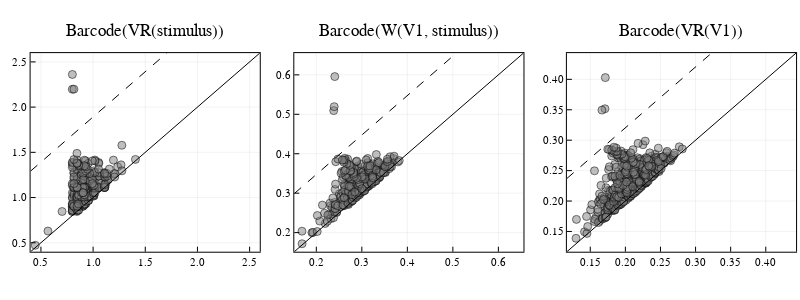

Write notebook code for a chart like this one.
### Code cell
# get all barcodes
barcode_VR_stimulus = barcode(VR_stimulus, dim = 1)
barcode_VR_V1 = barcode(VR_V1, dim = 1)
barcode_W_V1_stimulus = barcode(W_V1_stimulus["eirene_output"], dim = dim)

# plot all persistence diagrams & significance feature cutoff
selected_stimulus, cutoff_stimulus = select_persistent_intervals_IQR(barcode_VR_stimulus)
p1 = plot_PD(barcode_VR_stimulus; 
            cutoff = cutoff_stimulus,  
            title = "Barcode(VR(stimulus))", 
            titlefontsize = 12)

selected_W_V1_stimulus, cutoff_W_V1_stimulus = select_persistent_intervals_IQR(barcode_W_V1_stimulus)
p2 = plot_PD(barcode_W_V1_stimulus; 
            cutoff = cutoff_W_V1_stimulus, 
            title = "Barcode(W(V1, stimulus))", 
            titlefontsize = 12)

selected_V1, cutoff_V1 = select_persistent_intervals_IQR(barcode_VR_V1)
p3 = plot_PD(barcode_VR_V1; 
            cutoff = cutoff_V1, 
            title = "Barcode(VR(V1))", 
            titlefontsize = 12)


plot(p1, p2, p3, layout = grid(1,3), size = (800, 300))

### Figure 1 — Plotly figure (JSON) as saved in the notebook; plotly's stock layout.template omitted (floating-point values rounded to 4 significant figures; data arrays with more than 128 entries replaced by an {"elided": "..."} marker saying what was removed)
{"data": [{"colorbar": {"title": ""}, "hoverinfo": "text", "legendgroup": "", "marker": {"color": "rgba(128, 128, 128, 0.500)", "line": {"color": "rgba(0, 0, 0, 0.500)", "width": 1}, "size": 8, "symbol": "circle"}, "mode": "markers", "name": "", "showlegend": false, "text": {"elided": "277 int values"}, "type": "scatter", "x": {"elided": "277 float values"}, "xaxis": "x1", "y": {"elided": "277 float values"}, "yaxis": "y1", "zmax": null, "zmin": null}, {"colorbar": {"title": ""}, "hoverinfo": "none", "legendgroup": "", "line": {"color": "rgba(0, 0, 0, 1.000)", "dash": "solid", "shape": "linear", "width": 1}, "mode": "lines", "name": "", "showlegend": false, "type": "scatter", "x": [0.4009, 0.4224, 0.6207, 0.7399, 0.8407, 0.9501, 1.051, 1.159, 1.285, 1.396, 1.494, 1.6, 1.707, 1.826, 1.939, 2.056, 2.154, 2.275, 2.388, 2.569, 2.597], "xaxis": "x1", "y": [0.4009, 0.4224, 0.6207, 0.7399, 0.8407, 0.9501, 1.051, 1.159, 1.285, 1.396, 1.494, 1.6, 1.707, 1.826, 1.939, 2.056, 2.154, 2.275, 2.388, 2.569, 2.597], "yaxis": "y1", "zmax": null, "zmin": null}, {"colorbar": {"title": ""}, "hoverinfo": "none", "legendgroup": "", "line": {"color": "rgba(0, 0, 0, 1.000)", "dash": "dash", "shape": "linear", "width": 1}, "mode": "lines", "name": "", "showlegend": false, "type": "scatter", "x": [0.4009, 0.4224, 0.6207, 0.7399, 0.8407, 0.9501, 1.051, 1.159, 1.285, 1.396, 1.494, 1.6, 1.707, 1.826, 1.939, 2.056, 2.154, 2.275, 2.388, 2.569, 2.597], "xaxis": "x1", "y": [1.293, 1.314, 1.512, 1.632, 1.732, 1.842, 1.943, 2.051, 2.176, 2.288, 2.385, 2.492, 2.599, 2.718, 2.83, 2.948, 3.046, 3.167, 3.28, 3.461, 3.489], "yaxis": "y1", "zmax": null, "zmin": null}, {"colorbar": {"title": ""}, "hoverinfo": "text", "legendgroup": "", "marker": {"color": "rgba(128, 128, 128, 0.500)", "line": {"color": "rgba(0, 0, 0, 0.500)", "width": 1}, "size": 8, "symbol": "circle"}, "mode": "markers", "name": "", "showlegend": false, "text": {"elided": "365 int values"}, "type": "scatter", "x": {"elided": "365 float values"}, "xaxis": "x2", "y": {"elided": "365 float values"}, "yaxis": "y2", "zmax": null, "zmin": null}, {"colorbar": {"title": ""}, "hoverinfo": "none", "legendgroup": "", "line": {"color": "rgba(0, 0, 0, 1.000)", "dash": "solid", "shape": "linear", "width": 1}, "mode": "lines", "name": "", "showlegend": false, "type": "scatter", "x": [0.1516, 0.1565, 0.202, 0.2293, 0.2524, 0.2775, 0.3007, 0.3255, 0.3542, 0.3797, 0.4021, 0.4266, 0.4511, 0.4783, 0.5041, 0.531, 0.5536, 0.5812, 0.6072, 0.6487, 0.6551], "xaxis": "x2", "y": [0.1516, 0.1565, 0.202, 0.2293, 0.2524, 0.2775, 0.3007, 0.3255, 0.3542, 0.3797, 0.4021, 0.4266, 0.4511, 0.4783, 0.5041, 0.531, 0.5536, 0.5812, 0.6072, 0.6487, 0.6551], "yaxis": "y2", "zmax": null, "zmin": null}, {"colorbar": {"title": ""}, "hoverinfo": "none", "legendgroup": "", "line": {"color": "rgba(0, 0, 0, 1.000)", "dash": "dash", "shape": "linear", "width": 1}, "mode": "lines", "name": "", "showlegend": false, "type": "scatter", "x": [0.1516, 0.1565, 0.202, 0.2293, 0.2524, 0.2775, 0.3007, 0.3255, 0.3542, 0.3797, 0.4021, 0.4266, 0.4511, 0.4783, 0.5041, 0.531, 0.5536, 0.5812, 0.6072, 0.6487, 0.6551], "xaxis": "x2", "y": [0.299, 0.304, 0.3494, 0.3767, 0.3999, 0.4249, 0.4481, 0.4729, 0.5016, 0.5272, 0.5496, 0.574, 0.5985, 0.6257, 0.6515, 0.6784, 0.701, 0.7286, 0.7546, 0.7962, 0.8026], "yaxis": "y2", "zmax": null, "zmin": null}, {"colorbar": {"title": ""}, "hoverinfo": "text", "legendgroup": "", "marker": {"color": "rgba(128, 128, 128, 0.500)", "line": {"color": "rgba(0, 0, 0, 0.500)", "width": 1}, "size": 8, "symbol": "circle"}, "mode": "markers", "name": "", "showlegend": false, "text": {"elided": "596 int values"}, "type": "scatter", "x": {"elided": "596 float values"}, "xaxis": "x3", "y": {"elided": "596 float values"}, "yaxis": "y3", "zmax": null, "zmin": null}, {"colorbar": {"title": ""}, "hoverinfo": "none", "legendgroup": "", "line": {"color": "rgba(0, 0, 0, 1.000)", "dash": "solid", "shape": "linear", "width": 1}, "mode": "lines", "name": "", "showlegend": false, "type": "scatter", "x": [0.1167, 0.1199, 0.1494, 0.1671, 0.1821, 0.1983, 0.2133, 0.2294, 0.248, 0.2646, 0.2791, 0.2949, 0.3109, 0.3285, 0.3452, 0.3627, 0.3773, 0.3952, 0.412, 0.439, 0.4432], "xaxis": "x3", "y": [0.1167, 0.1199, 0.1494, 0.1671, 0.1821, 0.1983, 0.2133, 0.2294, 0.248, 0.2646, 0.2791, 0.2949, 0.3109, 0.3285, 0.3452, 0.3627, 0.3773, 0.3952, 0.412, 0.439, 0.4432], "yaxis": "y3", "zmax": null, "zmin": null}, {"colorbar": {"title": ""}, "hoverinfo": "none", "legendgroup": "", "line": {"color": "rgba(0, 0, 0, 1.000)", "dash": "dash", "shape": "linear", "width": 1}, "mode": "lines", "name": "", "showlegend": false, "type": "scatter", "x": [0.1167, 0.1199, 0.1494, 0.1671, 0.1821, 0.1983, 0.2133, 0.2294, 0.248, 0.2646, 0.2791, 0.2949, 0.3109, 0.3285, 0.3452, 0.3627, 0.3773, 0.3952, 0.412, 0.439, 0.4432], "xaxis": "x3", "y": [0.2371, 0.2403, 0.2697, 0.2875, 0.3024, 0.3187, 0.3337, 0.3498, 0.3684, 0.385, 0.3995, 0.4153, 0.4313, 0.4489, 0.4656, 0.483, 0.4977, 0.5156, 0.5324, 0.5594, 0.5635], "yaxis": "y3", "zmax": null, "zmin": null}], "layout": {"annotations": [{"font": {"color": "rgba(0, 0, 0, 1.000)", "family": "sans-serif", "size": 17}, "rotation": 0, "showarrow": false, "text": "Barcode(VR(stimulus))", "x": 0.1815, "xanchor": "center", "xref": "paper", "y": 1, "yanchor": "top", "yref": "paper"}, {"font": {"color": "rgba(0, 0, 0, 1.000)", "family": "sans-serif", "size": 17}, "rotation": 0, "showarrow": false, "text": "Barcode(W(V1, stimulus))", "x": 0.5111, "xanchor": "center", "xref": "paper", "y": 1, "yanchor": "top", "yref": "paper"}, {"font": {"color": "rgba(0, 0, 0, 1.000)", "family": "sans-serif", "size": 17}, "rotation": 0, "showarrow": false, "text": "Barcode(VR(V1))", "x": 0.8519, "xanchor": "center", "xref": "paper", "y": 1, "yanchor": "top", "yref": "paper"}], "height": 300, "legend": {"bgcolor": "rgba(255, 255, 255, 1.000)", "bordercolor": "rgba(0, 0, 0, 1.000)", "font": {"color": "rgba(0, 0, 0, 1.000)", "family": "sans-serif", "size": 11}, "tracegroupgap": 0, "x": 1, "y": 0}, "margin": {"b": 20, "l": 0, "r": 0, "t": 20}, "paper_bgcolor": "rgba(255, 255, 255, 1.000)", "plot_bgcolor": "rgba(255, 255, 255, 1.000)", "showlegend": true, "width": 800, "xaxis1": {"anchor": "y1", "domain": [0.03825, 0.3247], "gridcolor": "rgba(0, 0, 0, 0.100)", "gridwidth": 0.5, "linecolor": "rgba(0, 0, 0, 1.000)", "mirror": true, "range": [0.4009, 2.597], "showgrid": true, "showline": true, "showticklabels": true, "tickangle": 0, "tickcolor": "rgb(0, 0, 0)", "tickfont": {"color": "rgba(0, 0, 0, 1.000)", "family": "sans-serif", "size": 11}, "tickmode": "array", "ticks": "inside", "ticktext": ["0.5", "1.0", "1.5", "2.0", "2.5"], "tickvals": [0.5, 1, 1.5, 2, 2.5], "title": "", "titlefont": {"color": "rgba(0, 0, 0, 1.000)", "family": "sans-serif", "size": 15}, "type": "-", "visible": true, "zeroline": false, "zerolinecolor": "rgba(0, 0, 0, 1.000)"}, "xaxis2": {"anchor": "y2", "domain": [0.3679, 0.6543], "gridcolor": "rgba(0, 0, 0, 0.100)", "gridwidth": 0.5, "linecolor": "rgba(0, 0, 0, 1.000)", "mirror": true, "range": [0.1516, 0.6551], "showgrid": true, "showline": true, "showticklabels": true, "tickangle": 0, "tickcolor": "rgb(0, 0, 0)", "tickfont": {"color": "rgba(0, 0, 0, 1.000)", "family": "sans-serif", "size": 11}, "tickmode": "array", "ticks": "inside", "ticktext": ["0.2", "0.3", "0.4", "0.5", "0.6"], "tickvals": [0.2, 0.3, 0.4, 0.5, 0.6], "title": "", "titlefont": {"color": "rgba(0, 0, 0, 1.000)", "family": "sans-serif", "size": 15}, "type": "-", "visible": true, "zeroline": false, "zerolinecolor": "rgba(0, 0, 0, 1.000)"}, "xaxis3": {"anchor": "y3", "domain": [0.7086, 0.9951], "gridcolor": "rgba(0, 0, 0, 0.100)", "gridwidth": 0.5, "linecolor": "rgba(0, 0, 0, 1.000)", "mirror": true, "range": [0.1167, 0.4432], "showgrid": true, "showline": true, "showticklabels": true, "tickangle": 0, "tickcolor": "rgb(0, 0, 0)", "tickfont": {"color": "rgba(0, 0, 0, 1.000)", "family": "sans-serif", "size": 11}, "tickmode": "array", "ticks": "inside", "ticktext": ["0.15", "0.20", "0.25", "0.30", "0.35", "0.40"], "tickvals": [0.15, 0.2, 0.25, 0.3, 0.35, 0.4], "title": "", "titlefont": {"color": "rgba(0, 0, 0, 1.000)", "family": "sans-serif", "size": 15}, "type": "-", "visible": true, "zeroline": false, "zerolinecolor": "rgba(0, 0, 0, 1.000)"}, "yaxis1": {"anchor": "x1", "domain": [0.1088, 0.8727], "gridcolor": "rgba(0, 0, 0, 0.100)", "gridwidth": 0.5, "linecolor": "rgba(0, 0, 0, 1.000)", "mirror": true, "range": [0.4009, 2.597], "showgrid": true, "showline": true, "showticklabels": true, "tickangle": 0, "tickcolor": "rgb(0, 0, 0)", "tickfont": {"color": "rgba(0, 0, 0, 1.000)", "family": "sans-serif", "size": 11}, "tickmode": "array", "ticks": "inside", "ticktext": ["0.5", "1.0", "1.5", "2.0", "2.5"], "tickvals": [0.5, 1, 1.5, 2, 2.5], "title": "", "titlefont": {"color": "rgba(0, 0, 0, 1.000)", "family": "sans-serif", "size": 15}, "type": "-", "visible": true, "zeroline": false, "zerolinecolor": "rgba(0, 0, 0, 1.000)"}, "yaxis2": {"anchor": "x2", "domain": [0.1088, 0.8727], "gridcolor": "rgba(0, 0, 0, 0.100)", "gridwidth": 0.5, "linecolor": "rgba(0, 0, 0, 1.000)", "mirror": true, "range": [0.1516, 0.6551], "showgrid": true, "showline": true, "showticklabels": true, "tickangle": 0, "tickcolor": "rgb(0, 0, 0)", "tickfont": {"color": "rgba(0, 0, 0, 1.000)", "family": "sans-serif", "size": 11}, "tickmode": "array", "ticks": "inside", "ticktext": ["0.2", "0.3", "0.4", "0.5", "0.6"], "tickvals": [0.2, 0.3, 0.4, 0.5, 0.6], "title": "", "titlefont": {"color": "rgba(0, 0, 0, 1.000)", "family": "sans-serif", "size": 15}, "type": "-", "visible": true, "zeroline": false, "zerolinecolor": "rgba(0, 0, 0, 1.000)"}, "yaxis3": {"anchor": "x3", "domain": [0.1088, 0.8727], "gridcolor": "rgba(0, 0, 0, 0.100)", "gridwidth": 0.5, "linecolor": "rgba(0, 0, 0, 1.000)", "mirror": true, "range": [0.1167, 0.4432], "showgrid": true, "showline": true, "showticklabels": true, "tickangle": 0, "tickcolor": "rgb(0, 0, 0)", "tickfont": {"color": "rgba(0, 0, 0, 1.000)", "family": "sans-serif", "size": 11}, "tickmode": "array", "ticks": "inside", "ticktext": ["0.15", "0.20", "0.25", "0.30", "0.35", "0.40"], "tickvals": [0.15, 0.2, 0.25, 0.3, 0.35, 0.4], "title": "", "titlefont": {"color": "rgba(0, 0, 0, 1.000)", "family": "sans-serif", "size": 15}, "type": "-", "visible": true, "zeroline": false, "zerolinecolor": "rgba(0, 0, 0, 1.000)"}}}
